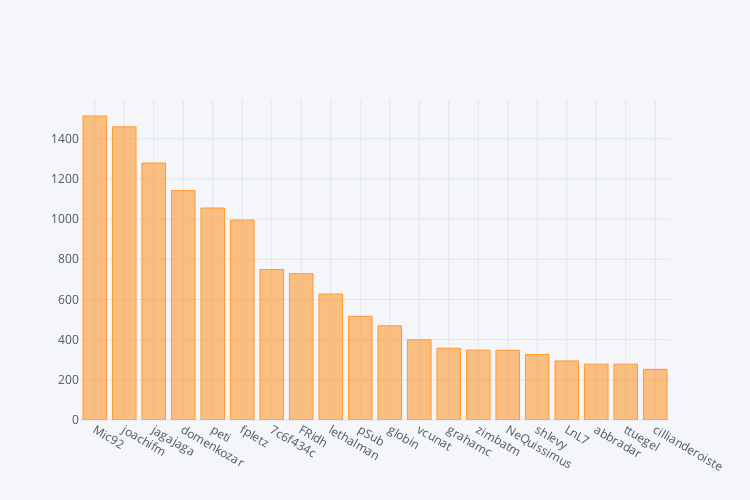

Here is the notebook cell this chart was saved with:
### Markdown cell above
## Number of PRs by Merger

### Code cell
iplot(data.groupby('merged_by.login').size().sort_values(ascending=False)[:20].iplot(asFigure=True, kind='bar', dimensions=(750, 500)))

### Figure 1 — Plotly figure (JSON) as saved in the notebook; plotly's stock layout.template omitted (floating-point values rounded to 4 significant figures)
{"data": [{"marker": {"color": "rgba(255, 153, 51, 0.6)", "line": {"color": "rgba(255, 153, 51, 1.0)", "width": 1}}, "name": "None", "orientation": "v", "text": "", "type": "bar", "x": ["Mic92", "joachifm", "jagajaga", "domenkozar", "peti", "fpletz", "7c6f434c", "FRidh", "lethalman", "pSub", "globin", "vcunat", "grahamc", "zimbatm", "NeQuissimus", "shlevy", "LnL7", "abbradar", "ttuegel", "cillianderoiste"], "y": [1513, 1459, 1279, 1142, 1055, 995, 749, 728, 627, 516, 469, 399, 357, 348, 347, 326, 294, 278, 278, 252]}], "layout": {"height": 500, "legend": {"bgcolor": "#F5F6F9", "font": {"color": "#4D5663"}}, "paper_bgcolor": "#F5F6F9", "plot_bgcolor": "#F5F6F9", "titlefont": {"color": "#4D5663"}, "width": 750, "xaxis1": {"gridcolor": "#E1E5ED", "showgrid": true, "tickfont": {"color": "#4D5663"}, "title": "", "titlefont": {"color": "#4D5663"}, "zerolinecolor": "#E1E5ED"}, "yaxis1": {"gridcolor": "#E1E5ED", "showgrid": true, "tickfont": {"color": "#4D5663"}, "title": "", "titlefont": {"color": "#4D5663"}, "zerolinecolor": "#E1E5ED"}}}
